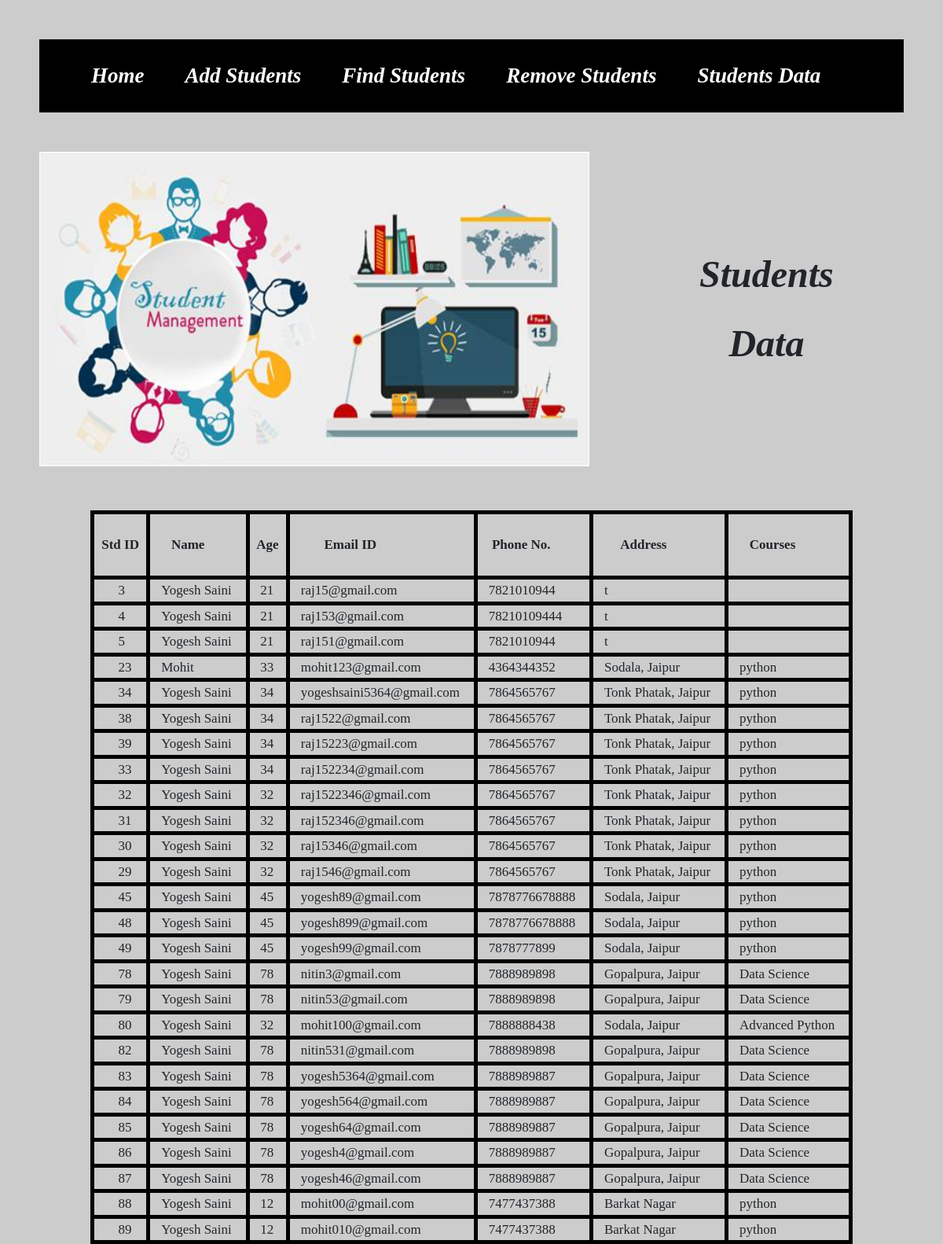
/ShowStudent, run on the app's committed database.
### tables this page shows
CREATE TABLE std(Sid varchar(10) not null , Name varchar(20) not null, Age int, Email varchar(20) primary key not null, PhoneNo varchar(15), Address varchar(50) not null, Course varchar(20) not null);

### StudentManagement.py (the view)
@app.route('/ShowStudent', methods=['POST','GET'])
def ShowStudent():
    db = sql.connect("std.db")
    db.row_factory = sql.Row
    data = db.cursor()
    data.execute("select * from std")
    rows = data.fetchall()
    return render_template("StudentManagement_Data.html", rows = rows)

### templates/StudentManagement_Data.html (shortened to what this page needs)
{% extends "StudentManagement_Base.html" %}
{% block content %}
<!DOCTYPE html>
<html lang="en">
<head>
</head>
<body>
    <div style="float: left;padding-left: 50px;">
        <img src="{{url_for('static', filename='StudentManagement.jpg')}}" height="400px" width="700px"></img>
    </div><br><br><br><br><br>
    <div style="float: left;padding-left: 140px;">
        <center>
            <p><b><i><font size="10"> Students </font size></i></b></p>
            <p><b><i><font size="10"> Data </font size></i></b></p>
        </center>
    </div><br><br><br><br><br><br><br><br><br><br><br><br><br><br>
    <center>
        <table border = 2>
            <thead>
                <th><br> &nbsp; Std ID &nbsp; <br><br></th>
                <th><br> &nbsp; &nbsp; &nbsp; Name <br><br></th>
                <th><br> &nbsp; Age  &nbsp; <br><br></th>
                <th><br> &nbsp; &nbsp; &nbsp; &nbsp; &nbsp; Email ID <br><br></th>
                <th><br> &nbsp; &nbsp; Phone No. <br><br></th>
                <th><br> &nbsp; &nbsp; &nbsp; &nbsp; Address <br><br></th>
                <th><br> &nbsp; &nbsp; &nbsp; Courses <br><br></th>
            </thead>
            {% for row in rows %}
                <tr>
                    <td>&nbsp; &nbsp; &nbsp; &nbsp;{{row['Sid']}} &nbsp;</td>
                    <td>&nbsp; &nbsp;{{row["Name"]}} &nbsp; &nbsp;</td>
                    <td>&nbsp; &nbsp;{{row['Age']}}</td>
                    <td>&nbsp; &nbsp;{{row['Email']}} &nbsp; &nbsp;</td>
                    <td>&nbsp; &nbsp;{{row['PhoneNo']}}  &nbsp; &nbsp;</td>
                    <td>&nbsp; &nbsp;{{row["Address"]}} &nbsp; &nbsp;</td>
                    <td>&nbsp; &nbsp;{{row["Course"]}}  &nbsp; &nbsp;</td>
                </tr>
            {% endfor %}
        </table>
    </center>
</body>
</html>
{% endblock %}

### templates/StudentManagement_Base.html (shortened to what this page needs)
<!DOCTYPE html>
<html lang="en">
<head>
    <link rel="stylesheet" href="https://maxcdn.bootstrapcdn.com/bootstrap/4.0.0/css/bootstrap.min.css">
</head>
<body>
    <ul id=font>
        <li><a href="{{url_for('Home')}}"><i><b>Home</b></i></a></li>
        <li><a href="{{url_for('AddStudent')}}"><i><b>Add Students</b></i></a></li>
        <li><a href="{{url_for('FindStudent')}}"><i><b>Find Students</b></i></a></li>
        <li><a href="{{url_for('RemoveStudent')}}"><i><b>Remove Students</b></i></a></li>
        <li><a href="{{url_for('ShowStudent')}}"><i><b>Students Data</b></i></a></li>
    </ul>
    {% block content %}
    {% endblock %}
</body>
</html>

### templates/StudentManagement_Base.html (style rules this page uses)
body { background-image: url("../static/bg.jpg"); background-color: #cccccc; background-size: 1500px 650px; }
ul { list-style-type: none; margin: 50px; overflow: hidden; background-color: black; }
li { float: left; }
li a { float: left; padding: 26px; color: white; text-decoration: none; font-size: 27px; font-family:Comic Sans MS; }
font { font-family:Comic Sans MS; }

### templates/StudentManagement_Data.html (style rules this page uses)
body { background-image: url("../static/bg.jpg"); background-color: #cccccc; background-size: 1500px 650px; }
table, th, td { border: 5px solid black; font-size: 17px; font-family:Comic Sans MS; }

### data on the page
std: Sid "3", Name "Yogesh Saini", Age "21", Email "raj15@gmail.com", PhoneNo "7821010944", Address "t"
std: Sid "4", Name "Yogesh Saini", Age "21", Email "raj153@gmail.com", PhoneNo "78210109444", Address "t"
std: Sid "5", Name "Yogesh Saini", Age "21", Email "raj151@gmail.com", PhoneNo "7821010944", Address "t"
std: Sid "23", Name "Mohit", Age "33", Email "mohit123@gmail.com", PhoneNo "4364344352", Address "Sodala, Jaipur", Course "python"
std: Sid "34", Name "Yogesh Saini", Age "34", Email "yogeshsaini5364@gmail.com", PhoneNo "7864565767", Address "Tonk Phatak, Jaipur", Course "python"
std: Sid "38", Name "Yogesh Saini", Age "34", Email "raj1522@gmail.com", PhoneNo "7864565767", Address "Tonk Phatak, Jaipur", Course "python"
std: Sid "39", Name "Yogesh Saini", Age "34", Email "raj15223@gmail.com", PhoneNo "7864565767", Address "Tonk Phatak, Jaipur", Course "python"
std: Sid "33", Name "Yogesh Saini", Age "34", Email "raj152234@gmail.com", PhoneNo "7864565767", Address "Tonk Phatak, Jaipur", Course "python"
std: Sid "32", Name "Yogesh Saini", Age "32", Email "raj1522346@gmail.com", PhoneNo "7864565767", Address "Tonk Phatak, Jaipur", Course "python"
std: Sid "31", Name "Yogesh Saini", Age "32", Email "raj152346@gmail.com", PhoneNo "7864565767", Address "Tonk Phatak, Jaipur", Course "python"
std: Sid "30", Name "Yogesh Saini", Age "32", Email "raj15346@gmail.com", PhoneNo "7864565767", Address "Tonk Phatak, Jaipur", Course "python"
std: Sid "29", Name "Yogesh Saini", Age "32", Email "raj1546@gmail.com", PhoneNo "7864565767", Address "Tonk Phatak, Jaipur", Course "python"
std: Sid "45", Name "Yogesh Saini", Age "45", Email "yogesh89@gmail.com", PhoneNo "7878776678888", Address "Sodala, Jaipur", Course "python"
std: Sid "48", Name "Yogesh Saini", Age "45", Email "yogesh899@gmail.com", PhoneNo "7878776678888", Address "Sodala, Jaipur", Course "python"
std: Sid "49", Name "Yogesh Saini", Age "45", Email "yogesh99@gmail.com", PhoneNo "7878777899", Address "Sodala, Jaipur", Course "python"
std: Sid "78", Name "Yogesh Saini", Age "78", Email "nitin3@gmail.com", PhoneNo "7888989898", Address "Gopalpura, Jaipur", Course "Data Science"
std: Sid "79", Name "Yogesh Saini", Age "78", Email "nitin53@gmail.com", PhoneNo "7888989898", Address "Gopalpura, Jaipur", Course "Data Science"
std: Sid "80", Name "Yogesh Saini", Age "32", Email "mohit100@gmail.com", PhoneNo "7888888438", Address "Sodala, Jaipur", Course "Advanced Python"
std: Sid "82", Name "Yogesh Saini", Age "78", Email "nitin531@gmail.com", PhoneNo "7888989898", Address "Gopalpura, Jaipur", Course "Data Science"
std: Sid "83", Name "Yogesh Saini", Age "78", Email "yogesh5364@gmail.com", PhoneNo "7888989887", Address "Gopalpura, Jaipur", Course "Data Science"
std: Sid "84", Name "Yogesh Saini", Age "78", Email "yogesh564@gmail.com", PhoneNo "7888989887", Address "Gopalpura, Jaipur", Course "Data Science"
std: Sid "85", Name "Yogesh Saini", Age "78", Email "yogesh64@gmail.com", PhoneNo "7888989887", Address "Gopalpura, Jaipur", Course "Data Science"
std: Sid "86", Name "Yogesh Saini", Age "78", Email "yogesh4@gmail.com", PhoneNo "7888989887", Address "Gopalpura, Jaipur", Course "Data Science"
std: Sid "87", Name "Yogesh Saini", Age "78", Email "yogesh46@gmail.com", PhoneNo "7888989887", Address "Gopalpura, Jaipur", Course "Data Science"
std: Sid "88", Name "Yogesh Saini", Age "12", Email "mohit00@gmail.com", PhoneNo "7477437388", Address "Barkat Nagar", Course "python"
std: Sid "89", Name "Yogesh Saini", Age "12", Email "mohit010@gmail.com", PhoneNo "7477437388", Address "Barkat Nagar", Course "python"
